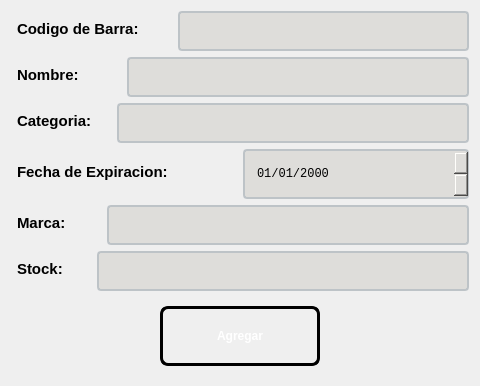
        <widget class="QWidget" name="widget_16" native="true">
         <property name="minimumSize">
          <size>
           <width>480</width>
           <height>300</height>
          </size>
         </property>
         <property name="maximumSize">
          <size>
           <width>450</width>
           <height>16777215</height>
          </size>
         </property>
         <layout class="QVBoxLayout" name="verticalLayout_8">
          <item>
           <layout class="QHBoxLayout" name="horizontalLayout_3">
            <item>
             <widget class="QLabel" name="labelBarra">
              <property name="minimumSize">
               <size>
                <width>161</width>
                <height>40</height>
               </size>
              </property>
              <property name="styleSheet">
               <string notr="true">QLabel#labelBarra {        
 
    color: qlineargradient(x1:0, y1:0, x2:1, y2:1, 
	stop:0 rgb(0, 0, 0), 
	stop:1 rgb(8, 2, 48));

  	 font-size: 15px;
    font-weight: bold;
    font-family: &quot;Segoe UI&quot;, Arial;
    
    background: transparent;
    padding: 2px;
    margin-bottom: 5px;
}

</string>
              </property>
              <property name="text">
               <string>Codigo de Barra:</string>
              </property>
              <property name="alignment">
               <set>Qt::AlignmentFlag::AlignLeading|Qt::AlignmentFlag::AlignLeft|Qt::AlignmentFlag::AlignVCenter</set>
              </property>
             </widget>
            </item>
            <item>
             <widget class="QLineEdit" name="textBarra">
              <property name="minimumSize">
               <size>
                <width>150</width>
                <height>40</height>
               </size>
              </property>
              <property name="styleSheet">
               <string notr="true">QLineEdit#textBarra {
    border: 2px solid #bdc3c7;
    border-radius: 4px;
    padding: 5px 10px;
    background-color: rgb(222, 221, 218);
	font-size: bold;
    color: black;
    selection-background-color: #3498db;
}

QLineEdit#textBarra:focus {
    border: 2px solid #3498db;
    background-color: #ffffff;
}

QLineEdit#textBarra:disabled {
    background-color: rgba(0, 0, 0, 50);
    color: rgba(255, 255, 255, 60);      
    border: 1px dashed rgba(255, 255, 255, 30); 
}</string>
              </property>
             </widget>
            </item>
           </layout>
          </item>
          <item>
           <layout class="QHBoxLayout" name="horizontalLayout_4">
            <item>
             <widget class="QLabel" name="labelNombre">
              <property name="minimumSize">
               <size>
                <width>110</width>
                <height>40</height>
               </size>
              </property>
              <property name="styleSheet">
               <string notr="true">QLabel#labelNombre {        
 
    color: qlineargradient(x1:0, y1:0, x2:1, y2:1, 
	stop:0 rgb(0, 0, 0), 
	stop:1 rgb(8, 2, 48));

  	 font-size: 15px;
    font-weight: bold;
    font-family: &quot;Segoe UI&quot;, Arial;
    
    background: transparent;
    padding: 2px;
    margin-bottom: 5px;
}

</string>
              </property>
              <property name="text">
               <string>Nombre:</string>
              </property>
              <property name="alignment">
               <set>Qt::AlignmentFlag::AlignLeading|Qt::AlignmentFlag::AlignLeft|Qt::AlignmentFlag::AlignVCenter</set>
              </property>
             </widget>
            </item>
            <item>
             <widget class="QLineEdit" name="textNombre">
              <property name="minimumSize">
               <size>
                <width>150</width>
                <height>40</height>
               </size>
              </property>
              <property name="styleSheet">
               <string notr="true">QLineEdit#textNombre {
    border: 2px solid #bdc3c7;
    border-radius: 4px;
    padding: 5px 10px;
    background-color: rgb(222, 221, 218);
	font-size: bold;
    color: black;
    selection-background-color: #3498db;
}

QLineEdit#textNombre:focus {
    border: 2px solid #3498db;
    background-color: #ffffff;
}

QLineEdit#textNombre:disabled {
    background-color: rgba(0, 0, 0, 50);
    color: rgba(255, 255, 255, 60);      
    border: 1px dashed rgba(255, 255, 255, 30); 
}</string>
              </property>
             </widget>
            </item>
           </layout>
          </item>
          <item>
           <layout class="QHBoxLayout" name="horizontalLayout_5">
            <item>
             <widget class="QLabel" name="labelCategoria">
              <property name="minimumSize">
               <size>
                <width>100</width>
                <height>40</height>
               </size>
              </property>
              <property name="styleSheet">
               <string notr="true">QLabel#labelCategoria {        
 
    color: qlineargradient(x1:0, y1:0, x2:1, y2:1, 
	stop:0 rgb(0, 0, 0), 
	stop:1 rgb(8, 2, 48));

  	 font-size: 15px;
    font-weight: bold;
    font-family: &quot;Segoe UI&quot;, Arial;
    
    background: transparent;
    padding: 2px;
    margin-bottom: 5px;
}

</string>
              </property>
              <property name="text">
               <string>Categoria:</string>
              </property>
              <property name="alignment">
               <set>Qt::AlignmentFlag::AlignLeading|Qt::AlignmentFlag::AlignLeft|Qt::AlignmentFlag::AlignVCenter</set>
              </property>
             </widget>
            </item>
            <item>
             <widget class="QLineEdit" name="textCategoria">
              <property name="minimumSize">
               <size>
                <width>150</width>
                <height>40</height>
               </size>
              </property>
              <property name="styleSheet">
               <string notr="true">QLineEdit#textCategoria {
    border: 2px solid #bdc3c7;
    border-radius: 4px;
    padding: 5px 10px;
    background-color: rgb(222, 221, 218);
	font-size: bold;
    color: black;
    selection-background-color: #3498db;
}

QLineEdit#textCategoria:focus {
    border: 2px solid #3498db;
    background-color: #ffffff;
}

QLineEdit#textCategoria:disabled {
    background-color: rgba(0, 0, 0, 50);
    color: rgba(255, 255, 255, 60);      
    border: 1px dashed rgba(255, 255, 255, 30); 
}</string>
              </property>
             </widget>
            </item>
           </layout>
          </item>
          <item>
           <layout class="QHBoxLayout" name="horizontalLayout_6">
            <item>
             <widget class="QLabel" name="labelFechaExpiracion">
              <property name="minimumSize">
               <size>
                <width>200</width>
                <height>40</height>
               </size>
              </property>
              <property name="styleSheet">
               <string notr="true">QLabel#labelFechaExpiracion {        
 
    color: qlineargradient(x1:0, y1:0, x2:1, y2:1, 
	stop:0 rgb(0, 0, 0), 
	stop:1 rgb(8, 2, 48));

  	 font-size: 15px;
    font-weight: bold;
    font-family: &quot;Segoe UI&quot;, Arial;
    
    background: transparent;
    padding: 2px;
    margin-bottom: 5px;
}

</string>
              </property>
              <property name="text">
               <string>Fecha de Expiracion:</string>
              </property>
              <property name="alignment">
               <set>Qt::AlignmentFlag::AlignLeading|Qt::AlignmentFlag::AlignLeft|Qt::AlignmentFlag::AlignVCenter</set>
              </property>
             </widget>
            </item>
            <item>
             <widget class="QDateEdit" name="dateExpiracion">
              <property name="minimumSize">
               <size>
                <width>0</width>
                <height>50</height>
               </size>
              </property>
              <property name="styleSheet">
               <string notr="true">QDateEdit {
    border: 2px solid #bdc3c7;
    border-radius: 4px;
    padding: 5px 10px;
    background-color: rgb(222, 221, 218);
    color: rgb(0, 0, 0);
    font-family: Consolas, monospace;
}

QDateEdit::drop-down {
    subcontrol-origin: padding;
    subcontrol-position: top right;
    width: 20px;
    border-left: 1px solid #30363D;
}

QDateEdit::down-arrow {
    image: url(:/qt-project.org/styles/commonstyle/images/arrowdown-16.png);
}

QDateEdit:hover {
    border: 1px solid #58A6FF;
}

QDateEdit:focus {
    border: 1px solid #1F6FEB;
}


QCalendarWidget {
    background-color: #0D1117;
    color: #E6EDF3;
    border: 1px solid #30363D;
}

QCalendarWidget QToolButton {
    background-color: #161B22;
    color: #E6EDF3;
    border: none;
    margin: 2px;
}

QCalendarWidget QMenu {
    background-color: #161B22;
    color: #E6EDF3;
}

QCalendarWidget QSpinBox {
    background-color: #161B22;
    color: #E6EDF3;
    border: 1px solid #30363D;
}

QCalendarWidget QWidget#qt_calendar_navigationbar {
    background-color: #161B22;
}</string>
              </property>
              <property name="displayFormat">
               <string>dd/MM/yyyy</string>
              </property>
             </widget>
            </item>
           </layout>
          </item>
          <item>
           <layout class="QHBoxLayout" name="horizontalLayout_7">
            <item>
             <widget class="QLabel" name="labelMarca">
              <property name="minimumSize">
               <size>
                <width>90</width>
                <height>40</height>
               </size>
              </property>
              <property name="styleSheet">
               <string notr="true">QLabel#labelMarca {        
 
    color: qlineargradient(x1:0, y1:0, x2:1, y2:1, 
	stop:0 rgb(0, 0, 0), 
	stop:1 rgb(8, 2, 48));

  	 font-size: 15px;
    font-weight: bold;
    font-family: &quot;Segoe UI&quot;, Arial;
    
    background: transparent;
    padding: 2px;
    margin-bottom: 5px;
}

</string>
              </property>
              <property name="text">
               <string>Marca:</string>
              </property>
              <property name="alignment">
               <set>Qt::AlignmentFlag::AlignLeading|Qt::AlignmentFlag::AlignLeft|Qt::AlignmentFlag::AlignVCenter</set>
              </property>
             </widget>
            </item>
            <item>
             <widget class="QLineEdit" name="textMarca">
              <property name="minimumSize">
               <size>
                <width>150</width>
                <height>40</height>
               </size>
              </property>
              <property name="styleSheet">
               <string notr="true">QLineEdit#textMarca {
    border: 2px solid #bdc3c7;
    border-radius: 4px;
    padding: 5px 10px;
    background-color: rgb(222, 221, 218);
	font-size: bold;
    color: black;
    selection-background-color: #3498db;
}

QLineEdit#textBarra:focus {
    border: 2px solid #3498db;
    background-color: #ffffff;
}

QLineEdit#textBarra:disabled {
    background-color: rgba(0, 0, 0, 50);
    color: rgba(255, 255, 255, 60);      
    border: 1px dashed rgba(255, 255, 255, 30); 
}</string>
              </property>
             </widget>
            </item>
           </layout>
          </item>
          <item>
           <layout class="QHBoxLayout" name="horizontalLayout_8">
            <item>
             <widget class="QLabel" name="labelStock">
              <property name="minimumSize">
               <size>
                <width>80</width>
                <height>40</height>
               </size>
              </property>
              <property name="styleSheet">
               <string notr="true">QLabel#labelStock {        
 
    color: qlineargradient(x1:0, y1:0, x2:1, y2:1, 
	stop:0 rgb(0, 0, 0), 
	stop:1 rgb(8, 2, 48));

  	 font-size: 15px;
    font-weight: bold;
    font-family: &quot;Segoe UI&quot;, Arial;
    
    background: transparent;
    padding: 2px;
    margin-bottom: 5px;
}

</string>
              </property>
              <property name="text">
               <string>Stock:</string>
              </property>
              <property name="alignment">
               <set>Qt::AlignmentFlag::AlignLeading|Qt::AlignmentFlag::AlignLeft|Qt::AlignmentFlag::AlignVCenter</set>
              </property>
             </widget>
            </item>
            <item>
             <widget class="QLineEdit" name="textStock">
              <property name="minimumSize">
               <size>
                <width>150</width>
                <height>40</height>
               </size>
              </property>
              <property name="styleSheet">
               <string notr="true">QLineEdit#textStock {
    border: 2px solid #bdc3c7;
    border-radius: 4px;
    padding: 5px 10px;
    background-color: rgb(222, 221, 218);
	font-size: bold;
    color: black;
    selection-background-color: #3498db;
}

QLineEdit#textStock:focus {
    border: 2px solid #3498db;
    background-color: #ffffff;
}

QLineEdit#textStock:disabled {
    background-color: rgba(0, 0, 0, 50);
    color: rgba(255, 255, 255, 60);      
    border: 1px dashed rgba(255, 255, 255, 30); 
}</string>
              </property>
             </widget>
            </item>
           </layout>
          </item>
          <item>
           <widget class="QWidget" name="widget_2" native="true">
            <property name="minimumSize">
             <size>
              <width>260</width>
              <height>70</height>
             </size>
            </property>
            <layout class="QHBoxLayout" name="horizontalLayout_9">
             <item>
              <spacer name="horizontalSpacer">
               <property name="orientation">
                <enum>Qt::Orientation::Horizontal</enum>
               </property>
               <property name="sizeHint" stdset="0">
                <size>
                 <width>40</width>
                 <height>20</height>
                </size>
               </property>
              </spacer>
             </item>
             <item>
              <widget class="QPushButton" name="btnAgregar">
               <property name="minimumSize">
                <size>
                 <width>160</width>
                 <height>60</height>
                </size>
               </property>
               <property name="styleSheet">
                <string notr="true">QPushButton#btnAgregar {
    background-color: qlineargradient(spread:pad, x1:0, y1:0, x2:1, y2:1, 
                        stop:0 rgb(50, 143, 42), 
                        stop:1 rgb(255, 163, 72));
    
    border: 3px solid black;
    border-radius: 8px;
    
    color: white;
    font-family: &quot;Arial Black&quot;, Gadget, sans-serif;
    font-size: 12px;
    font-weight: bold;
    text-transform: uppercase;
    
    padding: 10px 25px;
}

QPushButton#btnCargar:hover {
    background-color: qlineargradient(spread:pad, x1:0, y1:0, x2:1, y2:1, 
                        stop:0 rgba(41, 128, 185, 255), 
                        stop:1 rgba(142, 68, 173, 255));
    border-color: #f1c40f;
}


QPushButton#btnCargar:pressed {
    background-color: #2c3e50;
    padding-top: 12px;
    padding-left: 27px;
}</string>
               </property>
               <property name="text">
                <string>Agregar</string>
               </property>
              </widget>
             </item>
             <item>
              <spacer name="horizontalSpacer_2">
               <property name="orientation">
                <enum>Qt::Orientation::Horizontal</enum>
               </property>
               <property name="sizeHint" stdset="0">
                <size>
                 <width>40</width>
                 <height>20</height>
                </size>
               </property>
              </spacer>
             </item>
            </layout>
           </widget>
          </item>
         </layout>
        </widget>
